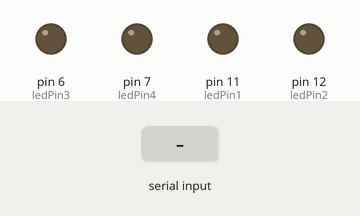
Bench run of a sketch on a simulated Arduino Uno, built with avr-gcc and run on an emulated ATmega328P. On the bench: output pins drawn as LEDs (lit = HIGH). The test bench sets the inputs (shaded band).

Above: at 1.2 s.
1.3 s: byte 30 received over Serial
At 1.8 s:
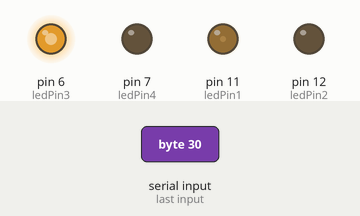
2.8 s: byte 90 received over Serial
At 4.0 s:
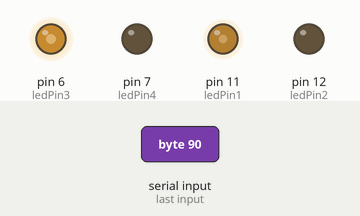
4.3 s: byte 120 received over Serial
At 5.3 s:
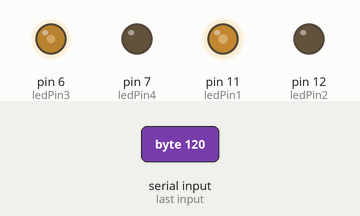
Timing chart, 0 to 7.3 s (numbered marks = the images above; inputs shaded):
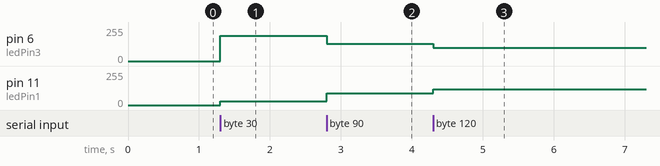

The sketch:

Leap_Swipe_Serial_Working1.ino
```cpp
int serialInput = 0;
const int ledPin1 = 11;  //+
const int ledPin2 = 12;
const int ledPin3 = 6; //+
const int ledPin4 = 7;

void setup() {
  // initialize the serial communication:
  Serial.begin(9600);
  // initialize the ledPin as an output:
  pinMode(ledPin1, OUTPUT);
  pinMode(ledPin2, OUTPUT);
  pinMode(ledPin3, OUTPUT);
  pinMode(ledPin4, OUTPUT);
}

void loop() {
    // check if data has been sent from the computer:
  if (Serial.available()) {
    // read the most recent byte (which will be from 0 to 255):
    serialInput = Serial.read();
    // if our position has changed

    analogWrite(ledPin1, serialInput);
    digitalWrite(ledPin2,LOW);
    analogWrite(ledPin3, 220 - serialInput);
    digitalWrite(ledPin4,LOW);
  }

//    digitalWrite(ledPin1, LOW);
//    digitalWrite(ledPin2,LOW);
//    digitalWrite(ledPin3, LOW);
//    digitalWrite(ledPin4,LOW);

}
```

Measured:
- after the input at 1.3 s, pin 6 (ledPin3): 0/255 → 190/255 at once; pin 11 (ledPin1): 0/255 → 30/255 at once
- after the input at 2.8 s, pin 6 (ledPin3): 190/255 → 130/255 at once; pin 11 (ledPin1): 30/255 → 90/255 at once
- after the input at 4.3 s, pin 6 (ledPin3): 130/255 → 100/255 at once; pin 11 (ledPin1): 90/255 → 120/255 at once
